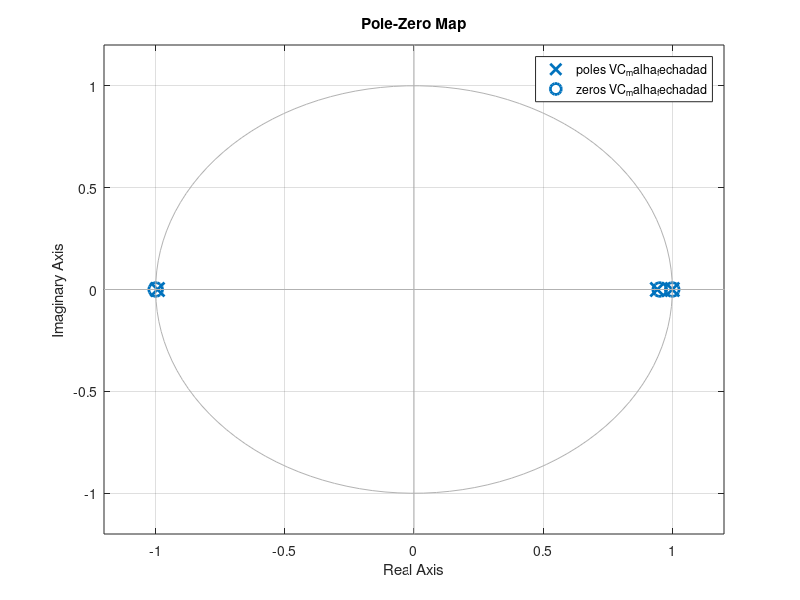
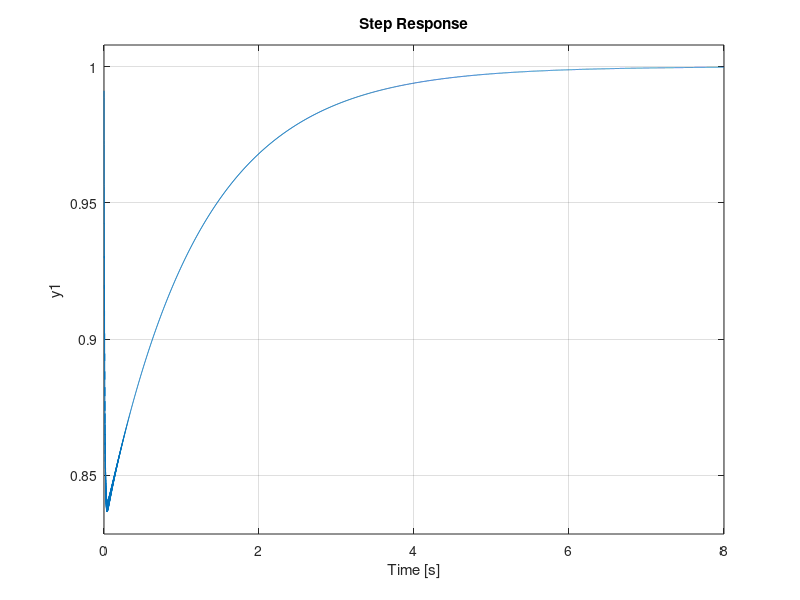
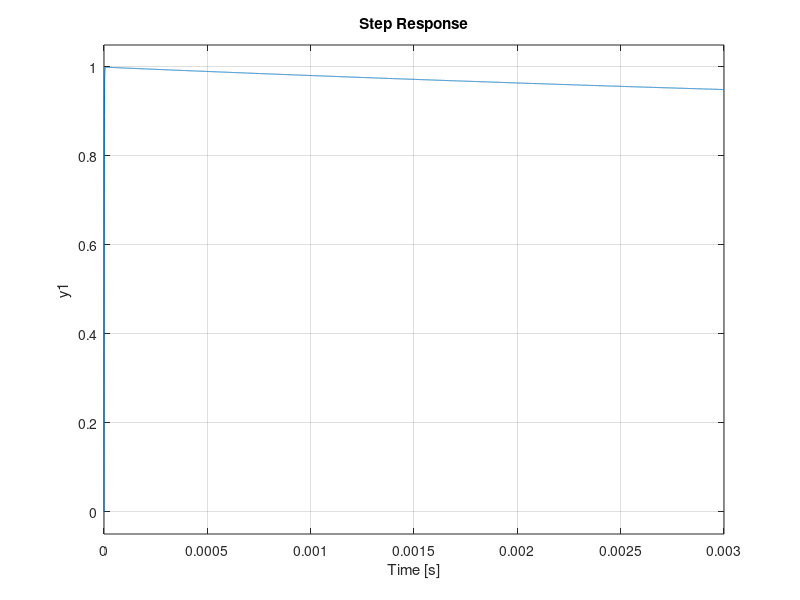

These figures' MATLAB source, in order:
%{

FILTRO LCR por Vitor Paese De Carli

O codigo tem o objetivo de demonstrar o projeto de um controlador do tipo
PID para controlar a tensao sobre o capacitor de um Filtro LC(R), onde a
resistencia R corresponde a resistencia de um carga generica.

%}

% limpando o ambiente
clc
clear all
close all

%% definicoes

% definicao de s
s = tf('s');
% frequencia de discretizacao do controlador
fc = 2000;
tsc = 1/fc;
% frequencia de discretizacao da planta
f  = 1000*fc;
ts = 1/f;
% tempo para simulacao
t_inicial = 0;
t_final = 1; 
vetor_tempo = t_inicial:ts:t_final;

%% definicao do Filtro LCR em espaço de estados

% parametros do sistema
L1 = 1e-3;
R1 = 0.5;
C1 = 44e-6;
R2 = 100;
% matriz de estados
A  = [-R1/L1    -1/L1;
      1/C1      -1/(R2*C1)];
% matriz de entrada
B  = [ 1/L1;
       0 ];
% matriz de saida
C = [0 1]; %escolhendo "ver" a tensao sobre o capacitor C1
% matriz de transicao direta
D  = 0;
% definicao do espaco de estados
FILTRO_LCR_ss       = ss(A,B,C,D);
% definicao do espaco de estados no dominio do tempo discreto
[Ad,Bd,Cd,Dd,tz]    = ssdata(c2d(FILTRO_LCR_ss,ts)); 
FILTRO_LCR_ssd      = ss(Ad,Bd,Cd,Dd);

%% extracao das funcoes de transferencia

%{
as funcoes de transferencia permitem usar o sisotool, a ferramenta acelera
o projeto quando o sistema possui apenas 1 entrada.
%}

%tensao do capacitor em relacao a tensao de entrada
[num, den]  = ss2tf(A,B,C,D);
VC_tf       = minreal(tf(num, den));

%% definicao do controlador PID
kp = 5.05;
ki = 5;
kd = 0.05;
PID1 = kp + ki/s + kd * s;
% controlador sintonizado no sisotool
PID  = 0.05 * (s+1)*(s+100)*(1/s);
PIDd = minreal(c2d(PID, tsc, 'tustin'));
[num, den] = tfdata(PIDd, 'v');

%% definicao da malha de controle
VC_malha_aberta = PID * VC_tf;
VC_malha_fechada = minreal(VC_malha_aberta / (1 + VC_malha_aberta)); 
VC_malha_fechadad = minreal(c2d(VC_malha_fechada, tsc, 'tustin'));

figure(1)
pzmap(VC_malha_fechadad);
figure(2)
step(VC_malha_fechadad);
figure(3)
step(VC_malha_fechada);

ts = 1/2000;
kp1 = 5.05;
ki1 = 5 * ts * 1/2;
kd1 = 0.05 * 2 * 1/ts;

k1 = kp1 + ki1 + kd1
k2 = 2 * ki1 - 2 * kd1
k3 = -kp1+ ki1 + kd1